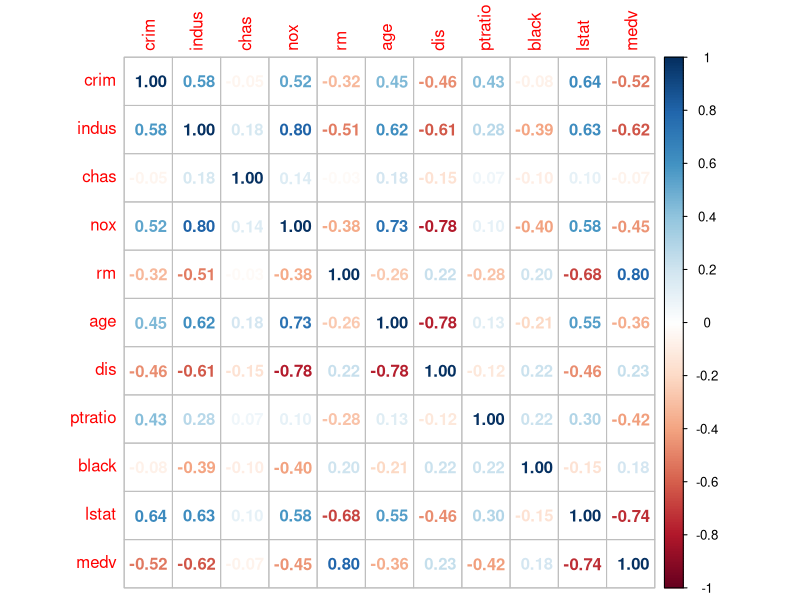
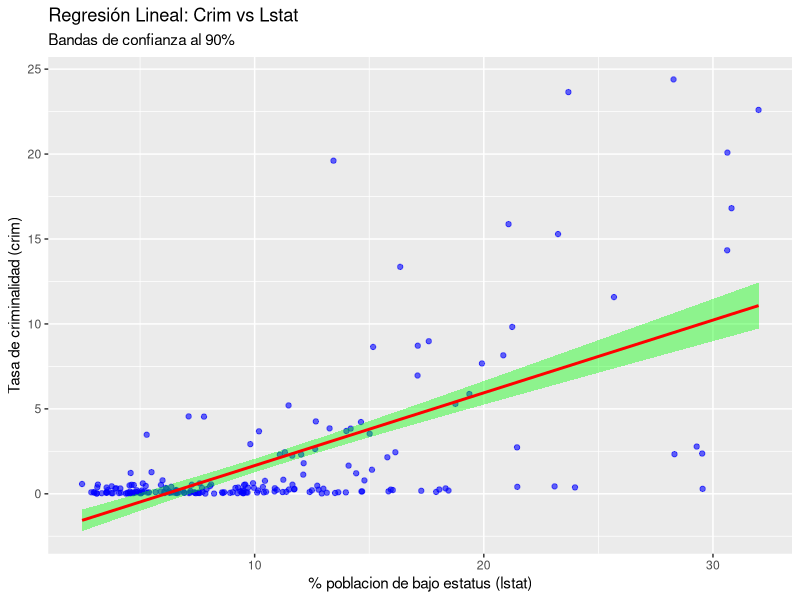
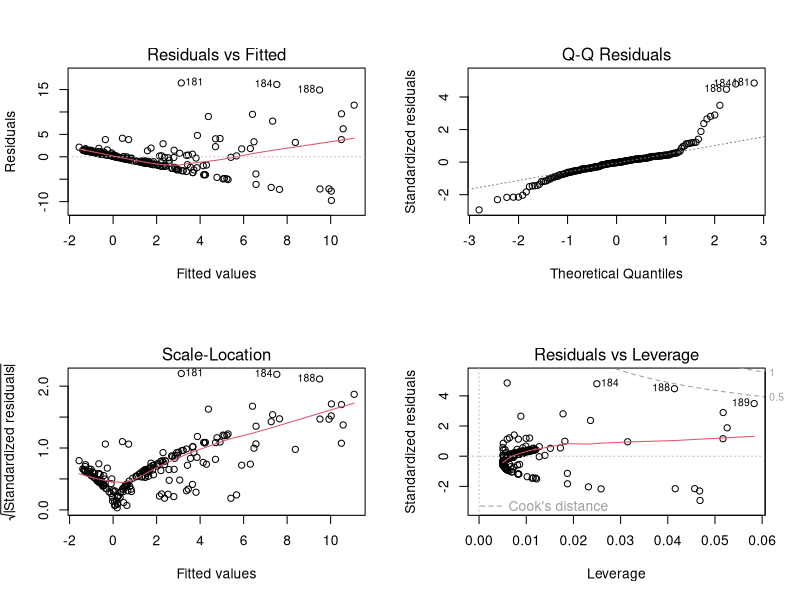
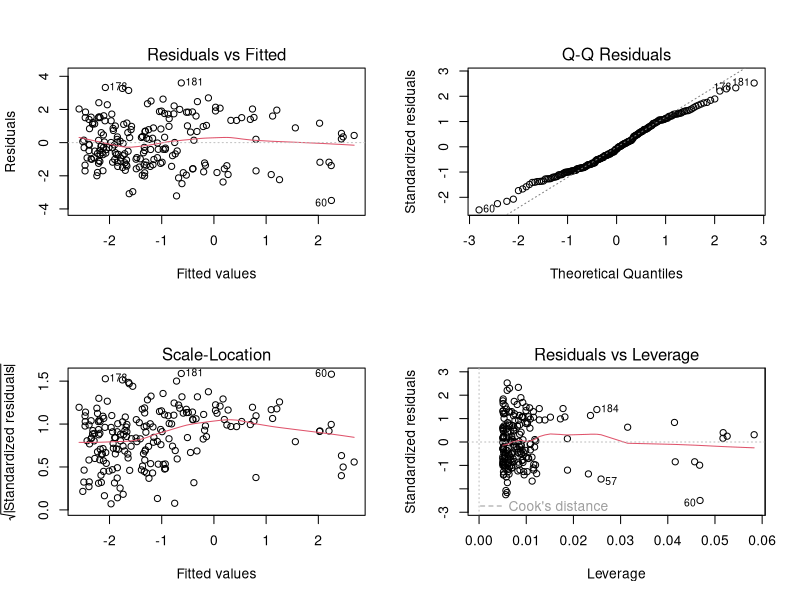

The R script that drew these images, in order:
## ---- chunk 1
knitr::opts_chunk$set(echo = TRUE)
## ---- chunk 2
library(readxl)
library(ggplot2)
library(corrplot)
## ---- chunk 3
boston <- read_excel("boston.xlsx")

## Echamos un vistazo rápido
summary(boston)
## ---- chunk 4
# Calculamos las correlaciones 
Correlaciones <- cor(boston)

# Evaluamos el efecto del resto de variables con crim numéricamente
print(Correlaciones[,"crim"])

# Y visualmente
corrplot(Correlaciones, method = "number")

print("Nuestra variable X es lstat")
## ---- chunk 5
modelo <- lm(crim ~ lstat, data = boston)

summary(modelo)

# La recta ajustada es crim = -2.62305 + 0.42834·lstat, la cual indica una relación matemática entre el estatus de la población y la criminalidad.
# Como el valor de Pr(>|t|) es 3.86e-08, la variable es estadísticamente significativa. Por tanto, existe una relación lineal y significativa entre lstat y crim, y no es fruto del azar.
#La bondad del ajuste nos la da el valor de R^2, en nuestro caso tiene un valor de 40.85%.

## ---- chunk 6
ggplot(boston, aes(x = lstat, y = crim)) +
  geom_point(col = "blue", alpha = 0.6) +
  geom_smooth(method = "lm", level = 0.90, col = "red", fill= "green") + 
  labs(title = "Regresión Lineal: Crim vs Lstat", subtitle = "Bandas de confianza al 90%", x = "% poblacion de bajo estatus (lstat)", y = "Tasa de criminalidad (crim)")
## ---- chunk 7
par(mfrow = c(2,2))
plot(modelo)

modelo_log <- lm(log(crim) ~ lstat, data = boston)

summary(modelo_log)

plot(modelo_log)

# El diagnóstico muestra patrones claros de no linealidad y heterocedasticidad. Para solucionar esto, ajustamos un nuevo modelo utilizando el logaritmo de la tasa de criminalidad: log(crim) = -3.02416 + 0.17849·lstat. Esta transformación suaviza los valores extremos y mejora el ajuste a las hipótesis del modelo.
